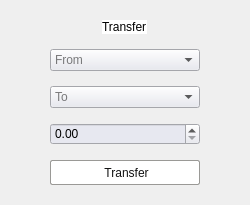
            <widget class="QWidget" name="transferWidget" native="true">
             <property name="minimumSize">
              <size>
               <width>250</width>
               <height>0</height>
              </size>
             </property>
             <property name="maximumSize">
              <size>
               <width>16777215</width>
               <height>225</height>
              </size>
             </property>
             <property name="styleSheet">
              <string notr="true">QWidget#transferWidget{
background-color:white;
border: 0.5px solid rgb(222, 221, 218);
border-radius:8px;}

QPushButton{
background-color: white;
color: rgb(19, 19, 19);
border-radius: 2px;
border: 1px solid rgb(154, 153, 150);
font: 400 13px &quot;Montserrat&quot;;}

QPushButton:hover {
    border-style: inset;
	border: 1px solid gray;
}

QPushButton:pressed {
	
	background-color: rgb(246, 245, 244);
    border-style: inset;
	border: 1px solid gray;
}

QPushButton:checked {
	
	background-color: rgb(246, 245, 244);
    border-style: inset;
	border: 1px solid gray;
}

QScrollBar:horizontal {
    background-color: white;
    height: 15px;
    margin: 0px 12px 0 12px;
	border-radius:3px;
}
QScrollBar::handle:horizontal {
    border: 1px solid rgb(192, 191, 188);
    background: rgb(246, 245, 244);
    min-width: 20px;
    height: 10px;
	border-radius:3px;
}
QScrollBar::add-line:horizontal {
    border: 1px solid rgb(192, 191, 188);
    background: rgb(246, 245, 244);
    width: 10px;
    subcontrol-position: right;
    subcontrol-origin: margin;
	border-radius:4px;
}

QScrollBar::sub-line:horizontal {
    border: 1px solid rgb(192, 191, 188);
    background: rgb(246, 245, 244);
    width: 10px;
    subcontrol-position: left;
    subcontrol-origin: margin;
	border-radius:4px;
}

QDateEdit {
	background-color: #E7E8F0;
	color: black;
	font: 300 13px &quot;Montserrat&quot;;
}</string>
             </property>
             <layout class="QVBoxLayout" name="verticalLayout_14">
              <property name="spacing">
               <number>15</number>
              </property>
              <property name="leftMargin">
               <number>50</number>
              </property>
              <property name="topMargin">
               <number>20</number>
              </property>
              <property name="rightMargin">
               <number>50</number>
              </property>
              <property name="bottomMargin">
               <number>20</number>
              </property>
              <item alignment="Qt::AlignHCenter">
               <widget class="QLabel" name="categoriesOverviewLabel_2">
                <property name="styleSheet">
                 <string notr="true">color: rgb(0, 0, 0);
font: 500 14px &quot;Montserrat&quot;;
background-color: rgb(255, 255, 255);</string>
                </property>
                <property name="text">
                 <string>Transfer</string>
                </property>
               </widget>
              </item>
              <item>
               <widget class="QComboBox" name="fromBox">
                <property name="styleSheet">
                 <string notr="true">QComboBox {
	background-color: #E7E8F0;
	font: 300 13px &quot;Montserrat&quot;;
	color: black;
}</string>
                </property>
                <property name="placeholderText">
                 <string>From</string>
                </property>
               </widget>
              </item>
              <item>
               <widget class="QComboBox" name="toBox">
                <property name="styleSheet">
                 <string notr="true">QComboBox {
	background-color: #E7E8F0;
	font: 300 13px &quot;Montserrat&quot;;
	color: black;
}</string>
                </property>
                <property name="placeholderText">
                 <string>To</string>
                </property>
               </widget>
              </item>
              <item>
               <widget class="QDoubleSpinBox" name="transferAmountBox">
                <property name="styleSheet">
                 <string notr="true">background-color: #E7E8F0;
color: black;
font: 300 13px &quot;Montserrat&quot;;</string>
                </property>
                <property name="maximum">
                 <double>100000.000000000000000</double>
                </property>
                <property name="singleStep">
                 <double>0.500000000000000</double>
                </property>
               </widget>
              </item>
              <item>
               <widget class="QPushButton" name="transferButton">
                <property name="minimumSize">
                 <size>
                  <width>100</width>
                  <height>25</height>
                 </size>
                </property>
                <property name="styleSheet">
                 <string notr="true"/>
                </property>
                <property name="text">
                 <string> Transfer</string>
                </property>
                <property name="icon">
                 <iconset>
                  <normaloff>:/images/transfer.png</normaloff>:/images/transfer.png</iconset>
                </property>
                <property name="iconSize">
                 <size>
                  <width>12</width>
                  <height>12</height>
                 </size>
                </property>
                <property name="checkable">
                 <bool>false</bool>
                </property>
               </widget>
              </item>
             </layout>
            </widget>
